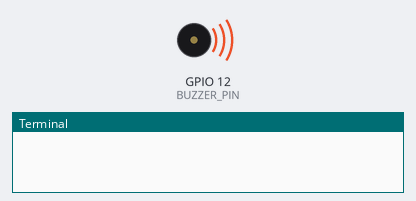
The program below on a simulated Raspberry Pi (BCM pin numbers). On the bench: buzzer (waves = sounding), the last lines printed to the terminal. At 4.0 s the program stops and its outputs stay as they are.

Above: at 0.1 s.
At 4.1 s:
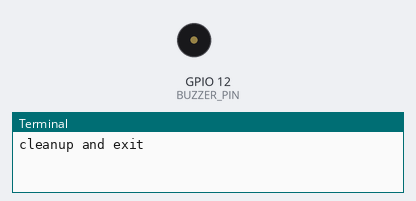
Timing chart, 0 to 5.5 s (numbered marks = the images above):
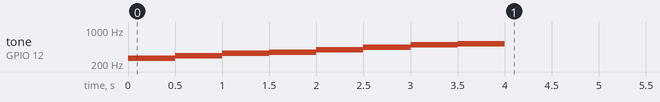

Measured:
- by itself, tone on GPIO 12 (BUZZER_PIN): plays 262 Hz for 0.50 s, 294 Hz for 0.50 s, 330 Hz for 0.50 s, 349 Hz for 0.50 s, 392 Hz for 0.50 s, 440 Hz for 0.50 s … (8 notes in this stretch)

The program:

piezo_buzzer2.py
```python
import RPi.GPIO as GPIO
import time

BUZZER_PIN = 12

GPIO.setmode(GPIO.BCM)
GPIO.setup(BUZZER_PIN, GPIO.OUT)

pwm = GPIO.PWM(BUZZER_PIN, 1)
pwm.start(10)

melody = [262, 294, 330, 349, 392, 440, 494, 523]

try:
    for i in melody:
        pwm.ChangeFrequency(i)
        time.sleep(0.5)

finally:
    pwm.stop()
    GPIO.cleanup()
    print('cleanup and exit')
```
